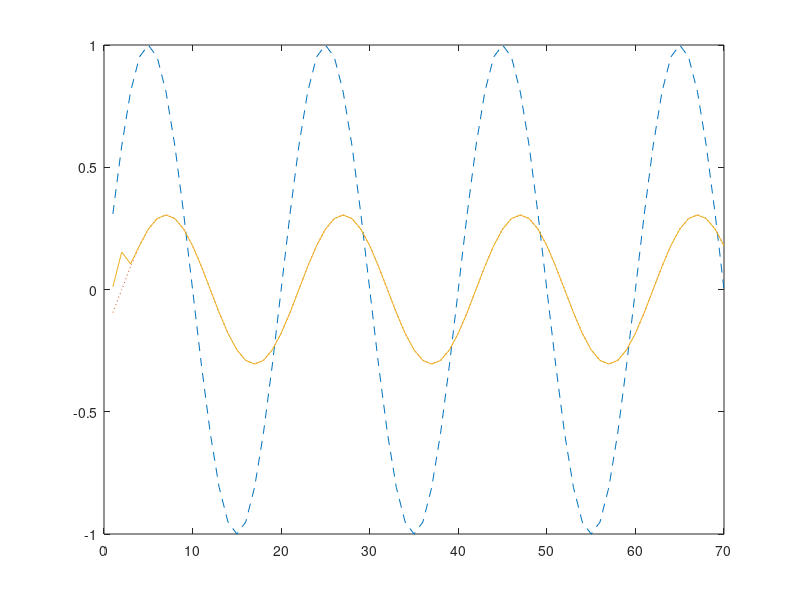

Recreate this plot in MATLAB.
%h5


%% 4.4
close all;

n = 1:70;

x = sin(0.05*2*pi*n);

pred_y = 0.3050*sin(0.05*2*pi*n-0.6283);

b = [0.0349 0.4302 -0.5698 0.4302 0.0349];

a = 1;

y = filter(b, a, x);

figure;
plot(n, x, '--', n, pred_y, ':', n, y);



%% 4.15
close all;

Fs = 20000;
f = 5000;

w = 2*pi*f/Fs;

z = exp(1i*w);



% Y = [1 -1.143 0.4128];
% X = [0.0675 0.1349 0.0675];
% 
% zeros = roots(Y);
% poles = roots(X);
% 
% zplane(zeros, poles);




Y = 0.0675*z^2 + 0.1349*z + 0.0675;
X = 1*z^2 - 1.143*z + 0.4128;

H = Y/X;

amplitude = H;

attenuation = 20*log10(abs(amplitude)/1);

disp(['Vaimennus: ' num2str(attenuation) ' dB']);
